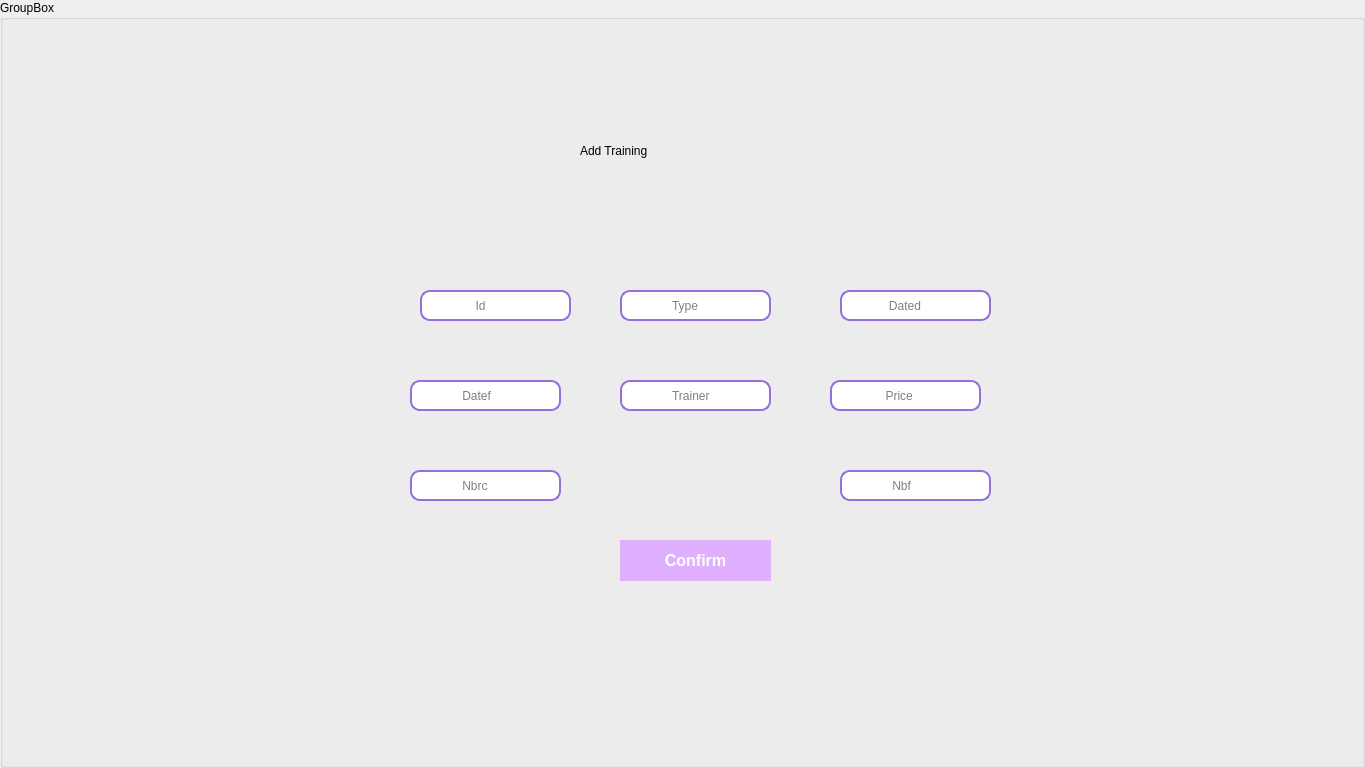
   <widget class="QGroupBox" name="add_formation_2">
    <property name="geometry">
     <rect>
      <x>2000</x>
      <y>0</y>
      <width>1365</width>
      <height>768</height>
     </rect>
    </property>
    <property name="title">
     <string>GroupBox</string>
    </property>
    <widget class="QLabel" name="label_13">
     <property name="geometry">
      <rect>
       <x>10</x>
       <y>-10</y>
       <width>1365</width>
       <height>768</height>
      </rect>
     </property>
     <property name="styleSheet">
      <string notr="true">background-image: url(:/new/prefix1/image/ajout.png);</string>
     </property>
     <property name="text">
      <string/>
     </property>
    </widget>
    <widget class="QPushButton" name="confirmer_3">
     <property name="geometry">
      <rect>
       <x>1180</x>
       <y>810</y>
       <width>151</width>
       <height>41</height>
      </rect>
     </property>
     <property name="styleSheet">
      <string notr="true">QPushButton {
	font: 10pt &quot;MS Shell Dlg 2&quot;;

    border: 2px solid #76B900;
    padding: 10px 20px;
    font-size: 16px;
    font-weight: bold;
    text-transform: uppercase;
    transition: background 0.3s, border 0.3s, color 0.3s;
    background-color: #E0B0FF;
    border-radius: 35px;
    border-color: #E0B0FF; /* Couleur verte transformée en mauve */
    color: rgb(255, 255, 255);
}

QPushButton:hover {
    border-radius: 25px;
    background: purple; /* Couleur noire transformée en blanc */
    color: #fff;
}

QPushButton:pressed {
    background-color: qlineargradient(x1: 0, y1: 0, x2: 1, y2: 1,
                                      stop: 0 #2E2E2E, stop: 0.5 rgb(43, 208, 31), stop: 1 #2E2E2E);
    border-color: white; /* Couleur verte transformée en mauve */
    color: #eee;
}</string>
     </property>
     <property name="text">
      <string>Confirm</string>
     </property>
    </widget>
    <widget class="QLineEdit" name="mdp_7">
     <property name="geometry">
      <rect>
       <x>1430</x>
       <y>610</y>
       <width>151</width>
       <height>31</height>
      </rect>
     </property>
     <property name="styleSheet">
      <string notr="true">QLineEdit {
    border: 2px solid #9370DB; /* Bordure mauve */
    border-radius: 10px; /* Coins arrondis */
    padding: 5px; /* Espacement interne */
    background-color: #FFFFFF; /* Couleur de fond */
    color: #000000; /* Couleur du texte */
}

QLineEdit:hover {
    border-color: #7E57C2; /* Bordure mauve foncé au survol */
}

QLineEdit:focus {
    border-color: #5E35B1; /* Bordure mauve foncé lorsqu'il est en focus */
}</string>
     </property>
     <property name="text">
      <string>             Email</string>
     </property>
    </widget>
    <widget class="QLineEdit" name="Age_3">
     <property name="geometry">
      <rect>
       <x>1420</x>
       <y>510</y>
       <width>151</width>
       <height>31</height>
      </rect>
     </property>
     <property name="styleSheet">
      <string notr="true">QLineEdit {
    border: 2px solid #9370DB; /* Bordure mauve */
    border-radius: 10px; /* Coins arrondis */
    padding: 5px; /* Espacement interne */
    background-color: #FFFFFF; /* Couleur de fond */
    color: #000000; /* Couleur du texte */
}

QLineEdit:hover {
    border-color: #7E57C2; /* Bordure mauve foncé au survol */
}

QLineEdit:focus {
    border-color: #5E35B1; /* Bordure mauve foncé lorsqu'il est en focus */
}</string>
     </property>
     <property name="text">
      <string>            Adress</string>
     </property>
    </widget>
    <widget class="QLabel" name="label_38">
     <property name="geometry">
      <rect>
       <x>580</x>
       <y>110</y>
       <width>211</width>
       <height>81</height>
      </rect>
     </property>
     <property name="styleSheet">
      <string notr="true">font: 26pt &quot;MV Boli&quot;;
background-color: rgba(255, 255, 255, 0);</string>
     </property>
     <property name="text">
      <string>Add Training</string>
     </property>
    </widget>
    <widget class="QPushButton" name="confirmermenyar">
     <property name="geometry">
      <rect>
       <x>620</x>
       <y>540</y>
       <width>151</width>
       <height>41</height>
      </rect>
     </property>
     <property name="styleSheet">
      <string notr="true">QPushButton {
	font: 10pt &quot;MS Shell Dlg 2&quot;;

    border: 2px solid #76B900;
    padding: 10px 20px;
    font-size: 16px;
    font-weight: bold;
    text-transform: uppercase;
    transition: background 0.3s, border 0.3s, color 0.3s;
    background-color: #E0B0FF;
    border-radius: 35px;
    border-color: #E0B0FF; /* Couleur verte transformée en mauve */
    color: rgb(255, 255, 255);
}

QPushButton:hover {
    border-radius: 25px;
    background: purple; /* Couleur noire transformée en blanc */
    color: #fff;
}

QPushButton:pressed {
    background-color: qlineargradient(x1: 0, y1: 0, x2: 1, y2: 1,
                                      stop: 0 #2E2E2E, stop: 0.5 rgb(43, 208, 31), stop: 1 #2E2E2E);
    border-color: white; /* Couleur verte transformée en mauve */
    color: #eee;
}</string>
     </property>
     <property name="text">
      <string>Confirm</string>
     </property>
    </widget>
    <widget class="QLineEdit" name="prenom_11">
     <property name="geometry">
      <rect>
       <x>420</x>
       <y>290</y>
       <width>151</width>
       <height>31</height>
      </rect>
     </property>
     <property name="styleSheet">
      <string notr="true">QLineEdit {
    border: 2px solid #9370DB; /* Bordure mauve */
    border-radius: 10px; /* Coins arrondis */
    padding: 5px; /* Espacement interne */
    background-color: #FFFFFF; /* Couleur de fond */
    color: #000000; /* Couleur du texte */
}

QLineEdit:hover {
    border-color: #7E57C2; /* Bordure mauve foncé au survol */
}

QLineEdit:focus {
    border-color: #5E35B1; /* Bordure mauve foncé lorsqu'il est en focus */
}</string>
     </property>
     <property name="text">
      <string/>
     </property>
     <property name="placeholderText">
      <string>              Id</string>
     </property>
    </widget>
    <widget class="QLineEdit" name="prenom_19">
     <property name="geometry">
      <rect>
       <x>620</x>
       <y>290</y>
       <width>151</width>
       <height>31</height>
      </rect>
     </property>
     <property name="styleSheet">
      <string notr="true">QLineEdit {
    border: 2px solid #9370DB; /* Bordure mauve */
    border-radius: 10px; /* Coins arrondis */
    padding: 5px; /* Espacement interne */
    background-color: #FFFFFF; /* Couleur de fond */
    color: #000000; /* Couleur du texte */
}

QLineEdit:hover {
    border-color: #7E57C2; /* Bordure mauve foncé au survol */
}

QLineEdit:focus {
    border-color: #5E35B1; /* Bordure mauve foncé lorsqu'il est en focus */
}</string>
     </property>
     <property name="text">
      <string/>
     </property>
     <property name="placeholderText">
      <string>             Type</string>
     </property>
    </widget>
    <widget class="QLineEdit" name="prenom_20">
     <property name="geometry">
      <rect>
       <x>840</x>
       <y>290</y>
       <width>151</width>
       <height>31</height>
      </rect>
     </property>
     <property name="styleSheet">
      <string notr="true">QLineEdit {
    border: 2px solid #9370DB; /* Bordure mauve */
    border-radius: 10px; /* Coins arrondis */
    padding: 5px; /* Espacement interne */
    background-color: #FFFFFF; /* Couleur de fond */
    color: #000000; /* Couleur du texte */
}

QLineEdit:hover {
    border-color: #7E57C2; /* Bordure mauve foncé au survol */
}

QLineEdit:focus {
    border-color: #5E35B1; /* Bordure mauve foncé lorsqu'il est en focus */
}</string>
     </property>
     <property name="text">
      <string/>
     </property>
     <property name="placeholderText">
      <string>            Dated</string>
     </property>
    </widget>
    <widget class="QLineEdit" name="prenom_21">
     <property name="geometry">
      <rect>
       <x>620</x>
       <y>380</y>
       <width>151</width>
       <height>31</height>
      </rect>
     </property>
     <property name="styleSheet">
      <string notr="true">QLineEdit {
    border: 2px solid #9370DB; /* Bordure mauve */
    border-radius: 10px; /* Coins arrondis */
    padding: 5px; /* Espacement interne */
    background-color: #FFFFFF; /* Couleur de fond */
    color: #000000; /* Couleur du texte */
}

QLineEdit:hover {
    border-color: #7E57C2; /* Bordure mauve foncé au survol */
}

QLineEdit:focus {
    border-color: #5E35B1; /* Bordure mauve foncé lorsqu'il est en focus */
}</string>
     </property>
     <property name="text">
      <string/>
     </property>
     <property name="placeholderText">
      <string>             Trainer</string>
     </property>
    </widget>
    <widget class="QLineEdit" name="prenom_22">
     <property name="geometry">
      <rect>
       <x>840</x>
       <y>470</y>
       <width>151</width>
       <height>31</height>
      </rect>
     </property>
     <property name="styleSheet">
      <string notr="true">QLineEdit {
    border: 2px solid #9370DB; /* Bordure mauve */
    border-radius: 10px; /* Coins arrondis */
    padding: 5px; /* Espacement interne */
    background-color: #FFFFFF; /* Couleur de fond */
    color: #000000; /* Couleur du texte */
}

QLineEdit:hover {
    border-color: #7E57C2; /* Bordure mauve foncé au survol */
}

QLineEdit:focus {
    border-color: #5E35B1; /* Bordure mauve foncé lorsqu'il est en focus */
}</string>
     </property>
     <property name="text">
      <string/>
     </property>
     <property name="placeholderText">
      <string>             Nbf</string>
     </property>
    </widget>
    <widget class="QLineEdit" name="prenom_23">
     <property name="geometry">
      <rect>
       <x>830</x>
       <y>380</y>
       <width>151</width>
       <height>31</height>
      </rect>
     </property>
     <property name="styleSheet">
      <string notr="true">QLineEdit {
    border: 2px solid #9370DB; /* Bordure mauve */
    border-radius: 10px; /* Coins arrondis */
    padding: 5px; /* Espacement interne */
    background-color: #FFFFFF; /* Couleur de fond */
    color: #000000; /* Couleur du texte */
}

QLineEdit:hover {
    border-color: #7E57C2; /* Bordure mauve foncé au survol */
}

QLineEdit:focus {
    border-color: #5E35B1; /* Bordure mauve foncé lorsqu'il est en focus */
}</string>
     </property>
     <property name="text">
      <string/>
     </property>
     <property name="placeholderText">
      <string>              Price</string>
     </property>
    </widget>
    <widget class="QLineEdit" name="prenom_24">
     <property name="geometry">
      <rect>
       <x>410</x>
       <y>470</y>
       <width>151</width>
       <height>31</height>
      </rect>
     </property>
     <property name="styleSheet">
      <string notr="true">QLineEdit {
    border: 2px solid #9370DB; /* Bordure mauve */
    border-radius: 10px; /* Coins arrondis */
    padding: 5px; /* Espacement interne */
    background-color: #FFFFFF; /* Couleur de fond */
    color: #000000; /* Couleur du texte */
}

QLineEdit:hover {
    border-color: #7E57C2; /* Bordure mauve foncé au survol */
}

QLineEdit:focus {
    border-color: #5E35B1; /* Bordure mauve foncé lorsqu'il est en focus */
}</string>
     </property>
     <property name="text">
      <string/>
     </property>
     <property name="placeholderText">
      <string>             Nbrc</string>
     </property>
    </widget>
    <widget class="QLineEdit" name="prenom_25">
     <property name="geometry">
      <rect>
       <x>410</x>
       <y>380</y>
       <width>151</width>
       <height>31</height>
      </rect>
     </property>
     <property name="styleSheet">
      <string notr="true">QLineEdit {
    border: 2px solid #9370DB; /* Bordure mauve */
    border-radius: 10px; /* Coins arrondis */
    padding: 5px; /* Espacement interne */
    background-color: #FFFFFF; /* Couleur de fond */
    color: #000000; /* Couleur du texte */
}

QLineEdit:hover {
    border-color: #7E57C2; /* Bordure mauve foncé au survol */
}

QLineEdit:focus {
    border-color: #5E35B1; /* Bordure mauve foncé lorsqu'il est en focus */
}</string>
     </property>
     <property name="text">
      <string/>
     </property>
     <property name="placeholderText">
      <string>             Datef</string>
     </property>
    </widget>
   </widget>
